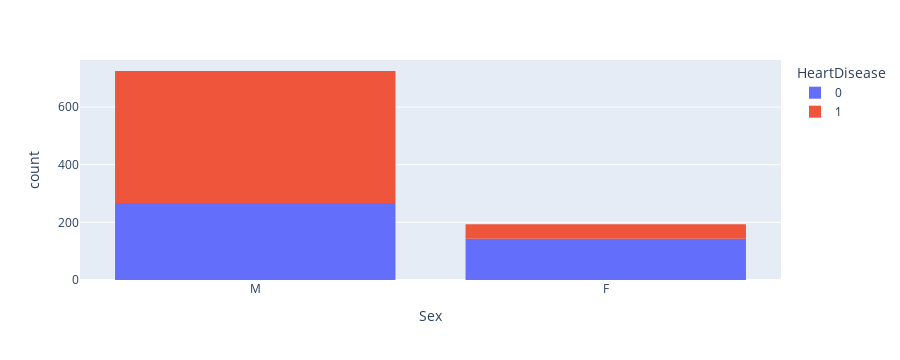

Notebook code cell kept with this figure:
### Markdown cell above
##### Bar Plot for categorical columns

### Code cell
px.histogram(df, 'Sex', color = 'HeartDisease')

### Figure 1 — Plotly figure (JSON) as saved in the notebook; plotly's stock layout.template omitted (floating-point values rounded to 4 significant figures; data arrays with more than 128 entries replaced by an {"elided": "..."} marker saying what was removed)
{"data": [{"alignmentgroup": "True", "bingroup": "x", "hovertemplate": "HeartDisease=0<br>Sex=%{x}<br>count=%{y}<extra></extra>", "legendgroup": "0", "marker": {"color": "#636efa", "pattern": {"shape": ""}}, "name": "0", "offsetgroup": "0", "orientation": "v", "showlegend": true, "type": "histogram", "x": {"elided": "410 str values"}, "xaxis": "x", "yaxis": "y"}, {"alignmentgroup": "True", "bingroup": "x", "hovertemplate": "HeartDisease=1<br>Sex=%{x}<br>count=%{y}<extra></extra>", "legendgroup": "1", "marker": {"color": "#EF553B", "pattern": {"shape": ""}}, "name": "1", "offsetgroup": "1", "orientation": "v", "showlegend": true, "type": "histogram", "x": {"elided": "508 str values"}, "xaxis": "x", "yaxis": "y"}], "layout": {"barmode": "relative", "height": 360, "legend": {"title": {"text": "HeartDisease"}, "tracegroupgap": 0}, "margin": {"t": 60}, "xaxis": {"anchor": "y", "autorange": true, "domain": [0, 1], "range": [-0.5, 1.5], "title": {"text": "Sex"}, "type": "category"}, "yaxis": {"anchor": "x", "autorange": true, "domain": [0, 1], "range": [0, 763.2], "title": {"text": "count"}}}}
